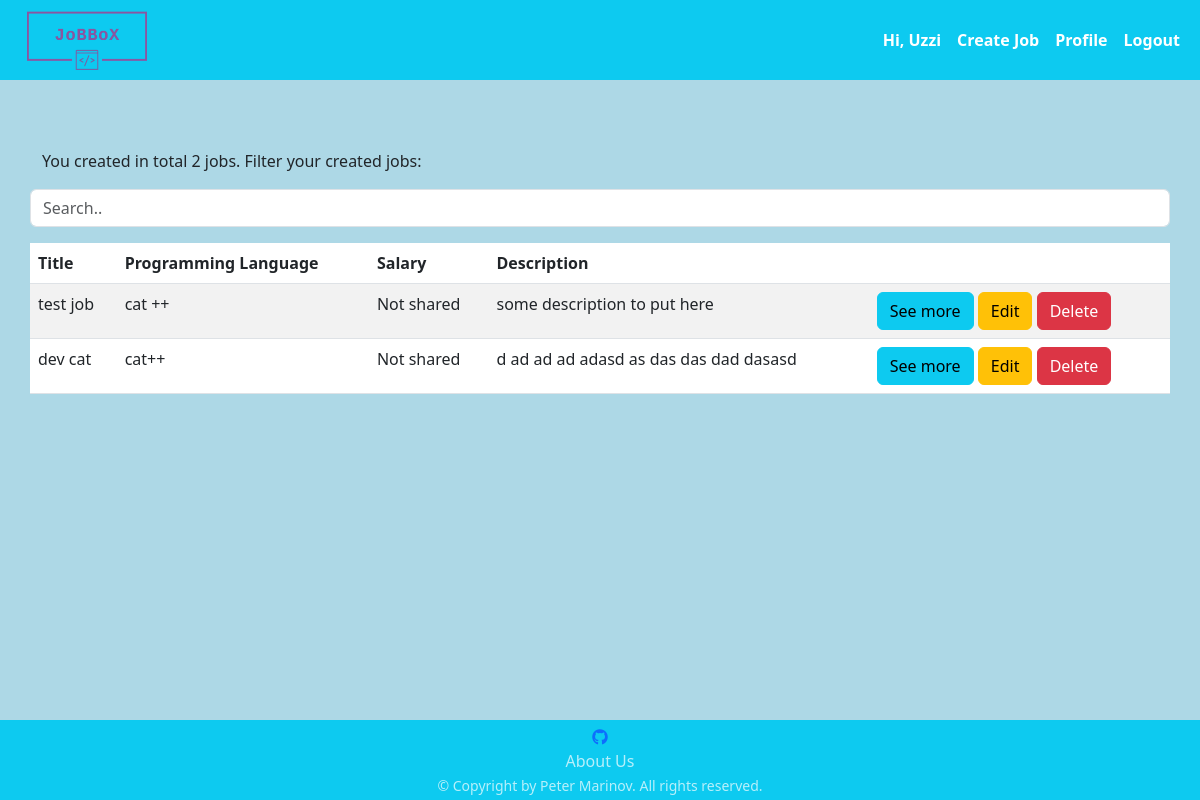
/job/my-hr-list/ (signed in), run on the app's committed database.
### jobbox/app_auth/models.py (models this page shows)
class AppUser(auth_models.AbstractBaseUser, auth_models.PermissionsMixin):
    USERNAME_FIELD = 'email'
    objects = AppUserManager()
    email = models.EmailField(
        null=False,
        blank=False,
        unique=True,
    )
    is_staff = models.BooleanField(
        default=False,
    )

### jobbox/common/models.py (models this page shows, shortened)
class ProfileHR(models.Model):
    FIRST_NAME_MAX_LEN = 30
    LAST_NAME_MAX_LEN = 30
    COMPANY_NAME_MAX_LEN = 15
    TELEPHONE_NUMBER_MAX_LEN = 13
    TELEPHONE_NUMBER_MIN_LEN = 4
    PROFILE_PICTURE_MAX_SIZE_IN_MB = 1
    first_name = models.CharField(
        max_length=FIRST_NAME_MAX_LEN,
        null=True,
        blank=False,
        validators=[
            check_if_only_letters,
        ]
    )
    last_name = models.CharField(
        max_length=LAST_NAME_MAX_LEN,
        null=True,
        blank=True,
        validators=[
            check_if_only_letters,
        ]
    )
    company_name = models.CharField(
        max_length=COMPANY_NAME_MAX_LEN,
        null=True,
        blank=True,
    )
    profile_picture = models.ImageField(
        upload_to='profilehr',
        null=True,
        blank=True,
        validators=[
            FileSizeValidatorInMB(PROFILE_PICTURE_MAX_SIZE_IN_MB)
        ]
    )
    telephone_number = models.CharField(
        max_length=TELEPHONE_NUMBER_MAX_LEN,
        null=True,
        blank=True,
        validators=[
            validators.MinLengthValidator(TELEPHONE_NUMBER_MIN_LEN),
            check_if_number_starts_with_zero_or_plus,
        ]
    )
    user = models.OneToOneField(
        UserModel,
        on_delete=models.CASCADE,
        primary_key=True,
    )
    class Meta:
        verbose_name_plural = 'Profile HRs'

### jobbox/job/models.py (models this page shows)
class Job(models.Model):
    TITLE_MAX_LEN = 30
    PROGRAMMING_LANGUAGE_MAX_LEN = 15
    SALARY_MIN_VALUE = 0
    SALARY_MAX_VALUE = 150000
    DESCRIPTION_MIN_LEN = 20
    DESCRIPTION_MAX_LEN = 300
    COMPANY_LOG_MAX_SIZE_IN_MB = 1
    title = models.CharField(
        null=False,
        blank=False,
        max_length=TITLE_MAX_LEN
    )
    company_logo = models.ImageField(
        upload_to='companies_logo',
        null=False,
        blank=False,
        validators=(
            FileSizeValidatorInMB(COMPANY_LOG_MAX_SIZE_IN_MB),
        )
    )
    programming_language = models.CharField(
        null=False,
        blank=False,
        max_length=PROGRAMMING_LANGUAGE_MAX_LEN
    )
    salary = models.IntegerField(
        null=True,
        blank=True,
        validators=(
            validators.MinValueValidator(SALARY_MIN_VALUE),
            validators.MaxValueValidator(SALARY_MAX_VALUE),
        )
    )
    description = models.TextField(
        null=False,
        blank=False,
        validators=(
            validators.MinLengthValidator(DESCRIPTION_MIN_LEN),
            validators.MaxLengthValidator(DESCRIPTION_MAX_LEN),
        )
    )
    hr = models.ForeignKey(
        AppUser,
        on_delete=models.CASCADE,
    )

### jobbox/job/views.py (the view)
# urls.py: path('my-hr-list/', HrJobListView.as_view(), name='my_hr_list'),
class HrJobListView(auth_mixins.LoginRequiredMixin, views.ListView):
    template_name = 'job/hr_job_list.html'
    model = Job
    def get_queryset(self):
        jobs = Job.objects.filter(hr_id=self.request.current_user.pk)
        return jobs
    def dispatch(self, request, *args, **kwargs):
        user = self.request.current_user
        if hasattr(user, 'profilehr') or user.is_superuser:
            return super().dispatch(request, *args, **kwargs)
        raise PermissionDenied()

### middawares/middawares.py (called while the page is built)
def set_profile_middleware(get_response):
    def middleware(request, *args, **kwargs):
        if request.user.is_authenticated:
            request.current_user = request.user
        else:
            request.current_user = None
        return get_response(request, *args, **kwargs)
    return middleware

### templates/job/hr_job_list.html (shortened to what this page needs)
{% extends 'base.html' %}
{% block content %}
    {% if object_list %}
        <p>You created in total {{ object_list|length }} jobs. Filter your created jobs:</p>
        <input class="form-control container-fluid mb-3" id="hrJobsTableInput" type="text" placeholder="Search..">
        <br>
        <table class="table table-hover table-striped">
            <thead>
            <tr>
                <th scope="col">Title</th>
                <th scope="col">Programming Language</th>
                <th scope="col">Salary</th>
                <th scope="col">Description</th>
                <th scope="col"></th>
            </tr>
            </thead>
            <tbody id="hrJobsTable">
            {% for job in object_list %}
                <tr>
                    <td>{{ job.title }}</td>
                    <td>{{ job.programming_language }}</td>
                    <td>
                        {% if job.salary %}
                            {{ job.salary }}
                        {% else %}
                            Not shared
                        {% endif %}
                    </td>
                    <td>{{ job.description|truncatechars:41 }}</td>
                    <td>
                        <a class="btn btn-info" href="{% url 'description_job' pk=job.pk %}">See more</a>
                        <a class="btn btn-warning" href="{% url 'edit_job' pk=job.pk %}">Edit</a>
                        <a class="btn btn-danger" href="{% url 'delete_job' pk=job.pk %}">Delete</a>
                    </td>
                </tr>
            {% endfor %}
            </tbody>
        </table>
    {% else %}
        <h2>No jobs</h2>
    {% endif %}
{% endblock %}

### templates/base.html (shortened to what this page needs)
{% load static %}
<!doctype html>
<html lang="en">
<head>
    <link href="https://cdn.jsdelivr.net/npm/bootstrap@5.3.0/dist/css/bootstrap.min.css" rel="stylesheet"
>
    <link rel="stylesheet" href="{% static 'style/styles.css' %}">
    <link rel="stylesheet" href="https://cdnjs.cloudflare.com/ajax/libs/font-awesome/6.4.0/css/all.min.css">
</head>
<body>
<header class="header" stlye="height: 100%;">
    <nav class="navbar navbar-expand-sm navbar-light bg-info">
        <div class="container-fluid">
            <a href="{% url 'index' %}">
                <img src="{% static 'jobbox_logos/logo_transparent.png' %}" alt="JoBBoX logo" width="150"
                     class="d-inline-block align-top">
            </a>
            {% if not request.current_user.is_authenticated %}
                <ul class="navbar-nav">
                    <li class="nav-item active">
                        <a class="nav-link badge badge-dark fw-bold nav-link" href="{% url 'login_user' %}">Login</a>
                    </li>
                    <li class="nav-item active">
                        <a class="nav-link badge badge-dark" href="{% url 'register_user' %}">Register</a>
                    </li>
                </ul>
            {% else %}
                <ul class="navbar-nav">
                    <li class="nav-item active">
                        {% if request.current_user.is_superuser %}
                            <span class="nav-link badge badge-dark fw-bold">Hi, Admin</span>
                        {% elif request.current_user.is_staff %}
                            <span class="nav-link badge badge-dark fw-bold">Hi, Staff</span>
                        {% else %}
                            <span class="nav-link badge badge-dark fw-bold">Hi, {{ request.current_user.profilehr.first_name }}</span>
                        {% endif %}
                    </li>
                    {% if request.current_user.is_admin or request.current_user.is_staff %}
                        <li class="nav-item active">
                            <a class="nav-link badge badge-dark fw-bold" href="{% url 'all_profiles' %}">All
                                profiles</a>
                        </li>
                        <li class="nav-item active">
                            <a class="nav-link badge badge-dark fw-bold" href="{% url 'contact_us_list' %}">Check
                                feedback</a>
                        </li>
                    {% else %}
                        <li class="nav-item active">
                            <a class="nav-link badge badge-dark fw-bold" href="{% url 'create_job' %}">Create Job</a>
                        </li>
                    {% endif %}
                    <li class="nav-item active">
                        <a class="nav-link badge badge-dark fw-bold" href="{% url 'profile_user' %}">Profile</a>
                    </li>
                    <li class="nav-item active">
                        <a class="nav-link badge badge-dark fw-bold" href="{% url 'logout_user' %}">Logout</a>
                    </li>
                </ul>
            {% endif %}
        </div>
    </nav>
</header>
<main class="main-content">
    <div class="container">
        <div class="row justify-content-center mt-4">
            {% block content %}
            {% endblock %}
        </div>
    </div>
</main>
<footer class="bg-info footer">
    <div class="centered-content d-flex justify-content-center" style="width: 100%;">
        <ul class="list-unstyled text-center" id="footer-list">
            <li>
                <a href="https://github.com/peter-marinov/jobbox">
                    <i class="fa-brands fa-github"></i>
                </a>
            </li>
            <li>
                <a class="remove-link-underline text-white-70" href="{% url 'about' %}">About Us</a>
            </li>
            <li>
                <small class="text-white-70">&copy; Copyright by Peter Marinov. All rights reserved.</small>
            </li>
        </ul>
    </div>
</footer>
</body>
</html>

### static_files/style/styles.css (style rules this page uses)
html, body { height: 100%; }
.header { height: 10%; background-color: lightblue }
.main-content { min-height: 80%; = }
.footer { height: 10%; }
.nav-link { font-size: 16px; }
.main-content { padding-top: 45px; background-color: lightblue; }
main { overflow-y: auto; }
.remove-link-underline { text-decoration: none; color: rgba(255, 255, 255, 0.7); }
#footer-list { margin-top: 5px; margin-bottom: 1px; color: rgba(255, 255, 255, 0.7); }

### data on the page
AppUser: current_user.profilehr.first_name "Uzzi"
Job: title "test job", programming_language "cat ++", shows "Not shared", description "some description to put here"
Job: title "dev cat", programming_language "cat++", shows "Not shared", description "d ad ad ad adasd as das das dad dasasd"

### other printed values
{{ object_list|length }} "2"
